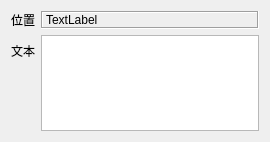
<?xml version="1.0" encoding="UTF-8"?>
<ui version="4.0">
 <class>Form</class>
 <widget class="QWidget" name="Form">
  <property name="geometry">
   <rect>
    <x>0</x>
    <y>0</y>
    <width>270</width>
    <height>142</height>
   </rect>
  </property>
  <property name="windowTitle">
   <string>Form</string>
  </property>
  <property name="styleSheet">
   <string notr="true">font: 9pt &quot;STSong&quot;;</string>
  </property>
  <layout class="QVBoxLayout" name="verticalLayout">
   <item>
    <layout class="QFormLayout" name="formLayout">
     <item row="0" column="0">
      <widget class="QLabel" name="label">
       <property name="text">
        <string>位置</string>
       </property>
      </widget>
     </item>
     <item row="0" column="1">
      <widget class="QLabel" name="labelRegion">
       <property name="styleSheet">
        <string notr="true"/>
       </property>
       <property name="frameShape">
        <enum>QFrame::Box</enum>
       </property>
       <property name="frameShadow">
        <enum>QFrame::Sunken</enum>
       </property>
       <property name="text">
        <string>TextLabel</string>
       </property>
      </widget>
     </item>
     <item row="1" column="0">
      <widget class="QLabel" name="label_3">
       <property name="text">
        <string>文本</string>
       </property>
      </widget>
     </item>
     <item row="1" column="1">
      <widget class="QTextEdit" name="textEditContent">
       <property name="autoFillBackground">
        <bool>true</bool>
       </property>
      </widget>
     </item>
    </layout>
   </item>
  </layout>
 </widget>
 <resources/>
 <connections/>
</ui>
